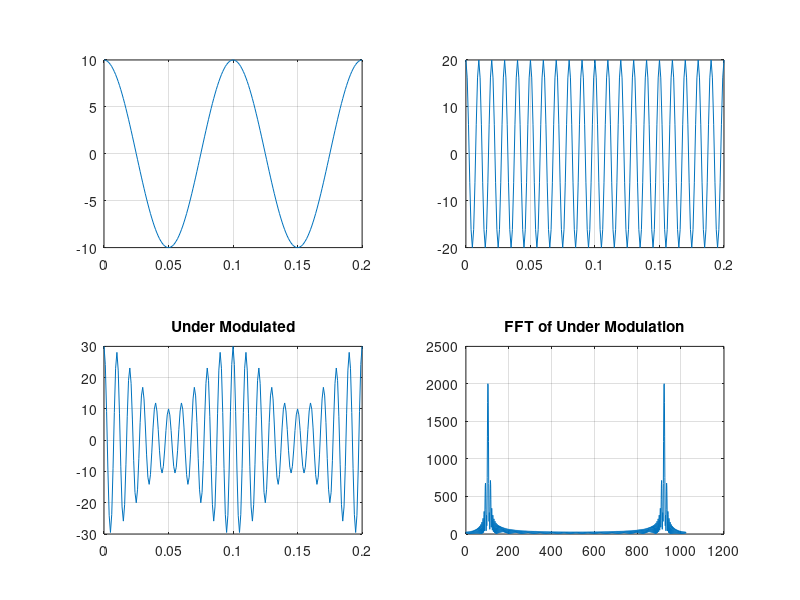
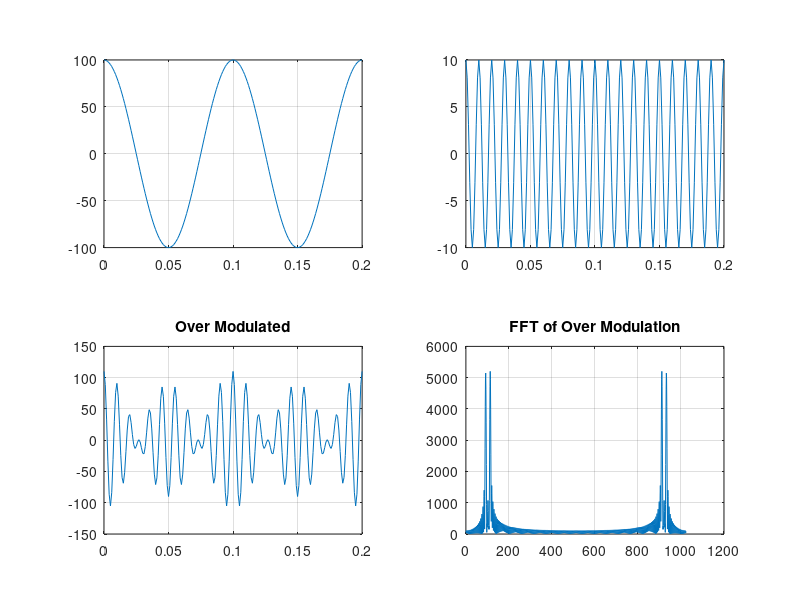
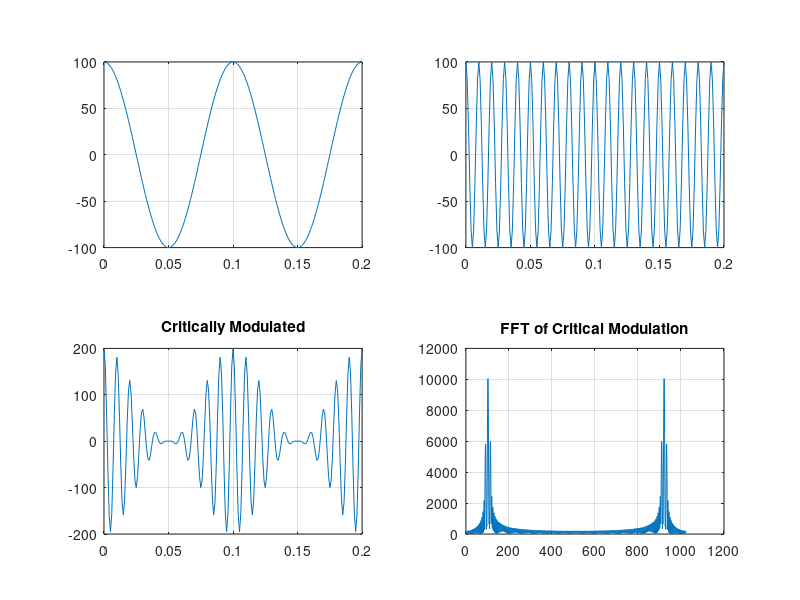

These charts were generated, in order, by the following MATLAB code:
clc
t=0:.001:0.2;
Am=10;Ac=20;
fm=10;fc=100;
phi=0;
m=Am*(cos(2*pi*fm*t+phi));
c=Ac*(cos(2*pi*fc*t+phi));
figure (1);
subplot(221),plot(t,m),grid on
subplot(222),plot(t,c),grid on
%M=c+c.*m;For matrix-matrix multiplication;Ac in c.*m is considered to be 1
M=(Ac+(Am*(cos(2*pi*fm*t+phi)))).*(cos(2*pi*fc*t+phi));
subplot(223),plot(t,M),grid on;
title('Under Modulated')
N=1024;
X=fft(M,N);
n=0:N-1;
subplot(224),plot(n,abs(X)),grid on
title('FFT of Under Modulation')

ts=0.001;
fs=1/ts;
Wn=pi*fc/(2*fs);
[b,a]=butter(1,0.4,'low');
filteredsignal=filter(b,a,X);
%filteredsignal=filteredsignal-mean(filteredsignal);
%subplot(224),plot(filteredsignal), grid on


figure (2)
Am=100;Ac=10;
m=Am*(cos(2*pi*fm*t+phi));
c=Ac*(cos(2*pi*fc*t+phi));
subplot(221),plot(t,m),grid on
subplot(222),plot(t,c),grid on
%M=c+c.*m;For matrix-matrix multiplication
M=(Ac+(Am*(cos(2*pi*fm*t+phi)))).*(cos(2*pi*fc*t+phi));
subplot(223),plot(t,M),grid on;
title('Over Modulated')
N=1024;
X=fft(M,N);
n=0:N-1;
subplot(224),plot(n,abs(X)),grid on
title('FFT of Over Modulation')

figure(3)
Am=100;Ac=100;
m=Am*(cos(2*pi*fm*t+phi));
c=Ac*(cos(2*pi*fc*t+phi));
subplot(221),plot(t,m),grid on
subplot(222),plot(t,c),grid on
%M=c+c.*m;For matrix-matrix multiplication
M=(Ac+(Am*(cos(2*pi*fm*t+phi)))).*(cos(2*pi*fc*t+phi));
subplot(223),plot(t,M),grid on;
title('Critically Modulated')
N=1024;
X=fft(M,N);
n=0:N-1;
subplot(224),plot(n,abs(X)),grid on
title('FFT of Critical Modulation')
